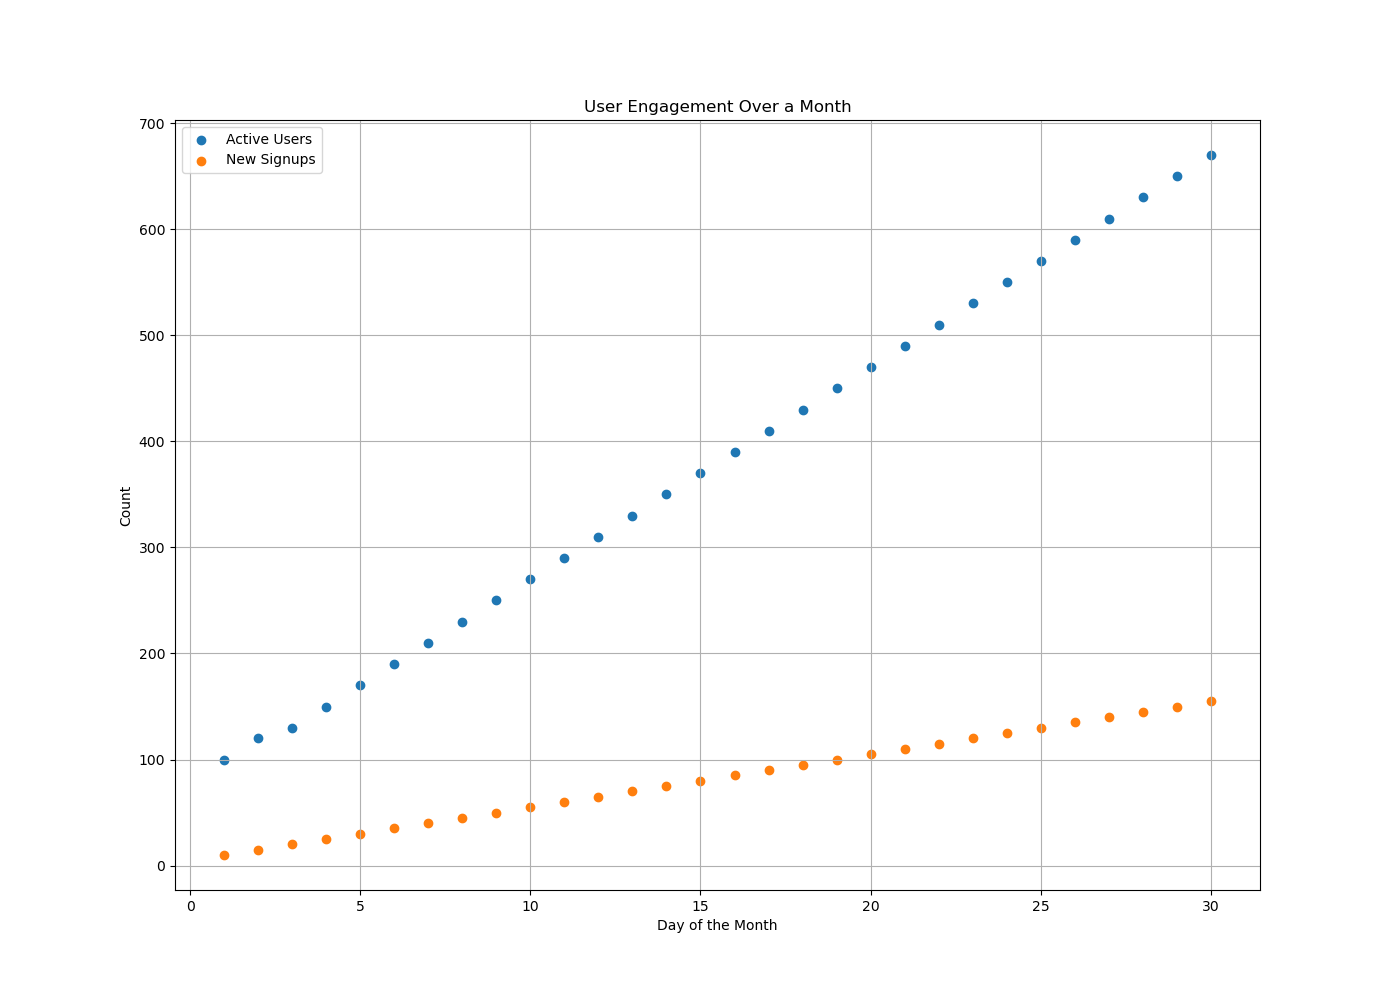

The Python source for this figure:

import matplotlib.pyplot as plt

# Data for plotting
days = [1, 2, 3, 4, 5, 6, 7, 8, 9, 10, 11, 12, 13, 14, 15, 16, 17, 18, 19, 20, 21, 22, 23, 24, 25, 26, 27, 28, 29, 30]
active_users = [100, 120, 130, 150, 170, 190, 210, 230, 250, 270, 290, 310, 330, 350, 370, 390, 410, 430, 450, 470, 490, 510, 530, 550, 570, 590, 610, 630, 650, 670]
new_signups = [10, 15, 20, 25, 30, 35, 40, 45, 50, 55, 60, 65, 70, 75, 80, 85, 90, 95, 100, 105, 110, 115, 120, 125, 130, 135, 140, 145, 150, 155]

# Create a scatterplot
plt.figure(figsize=(14, 10))
plt.scatter(days, active_users, c="#1F77B4", label="Active Users")
plt.scatter(days, new_signups, c="#FF7F0E", label="New Signups")

# Customize the chart
plt.title("User Engagement Over a Month")
plt.xlabel("Day of the Month")
plt.ylabel("Count")
plt.legend(loc='upper left')
plt.grid(True)

# Show the scatterplot
plt.show()
